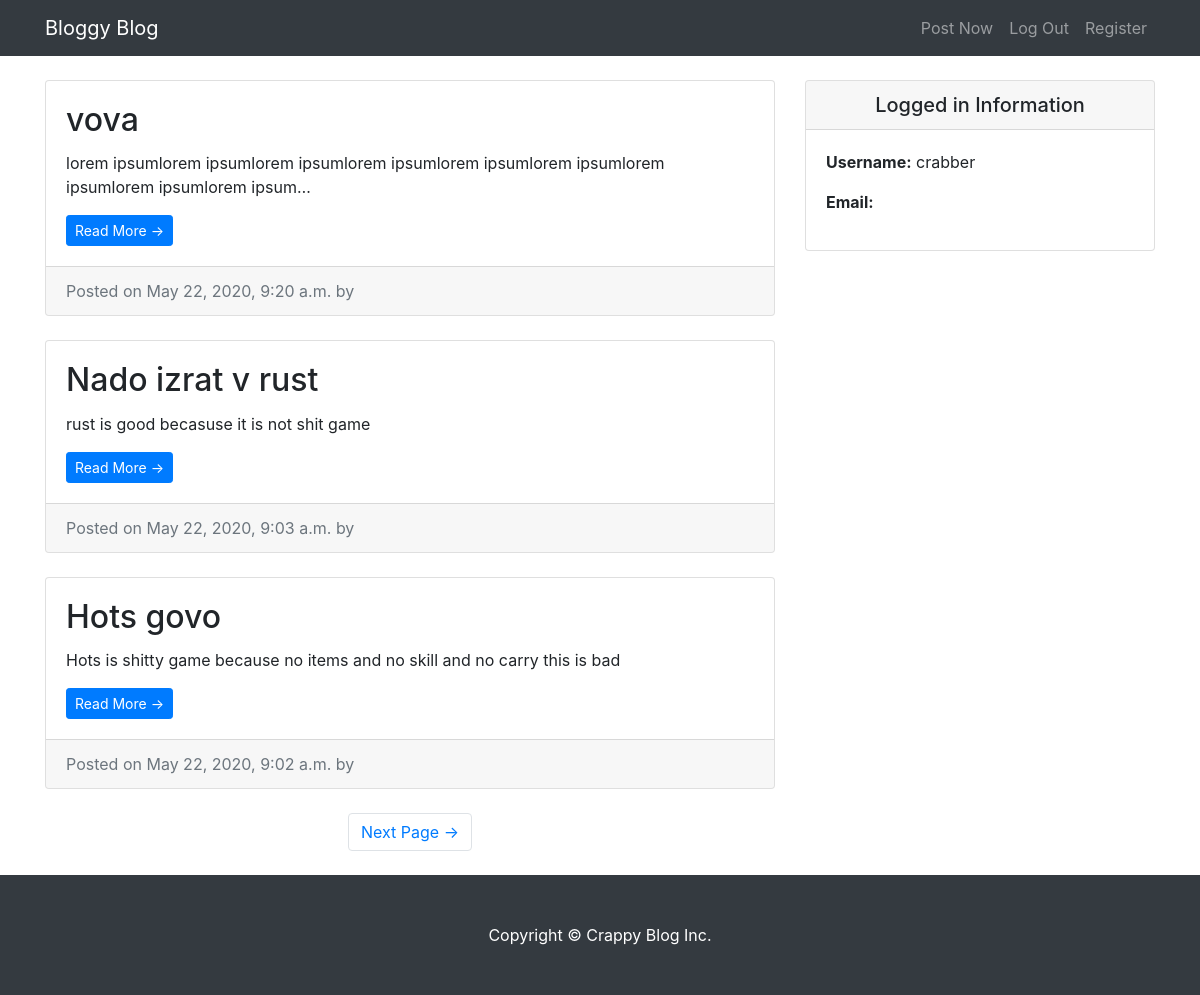
Screenshot of / (signed in) with the database file from the repository.
### entries/models.py (models this page shows, shortened)
class Entry(models.Model):
    entry_title = models.CharField(max_length=50)
    entry_text = models.TextField()
    entry_date = models.DateTimeField(auto_now_add=True)
    entry_auther = models.ForeignKey(User,on_delete=models.CASCADE,null = True)
    class Meta:
        verbose_name_plural = "entries"

### entries/views.py (the view)
# urls.py: path('', HomeView.as_view(), name = 'blog-home'),
class HomeView(LoginRequiredMixin,ListView):
    model = Entry
    template_name = 'entries/index.html'
    context_object_name = "blog_entries"
    ordering = ['-entry_date']
    paginate_by = 3

### entries/templates/entries/index.html (shortened to what this page needs)
{% extends "entries/base.html" %}
 {% block content %}
      <div class="col-md-8">
      {% for entry in blog_entries %}
        <div class="card mb-4 mt-4">
          <div class="card-body">
            <h2 class="card-title">{{ entry.entry_title}}</h2>
            <p class="card-text">{{entry.entry_text|truncatechars:100}}</p>
            <a href="{% url 'entry-detail' entry.pk %}" class="btn btn-primary btn-sm">Read More &rarr;</a>
          </div>
          <div class="card-footer text-muted">
            Posted on {{ entry.entry_date}} by
          </div>
        </div>
        {% endfor %}
        {% if is_paginated %}
        <ul class="pagination justify-content-center mb-4">
          {% if page_obj.has_next %}
          <li class="page-item">
            <a class="page-link" href="?page={{ page_obj.next_page_number}}">Next Page &rarr;</a>
          </li>
          {% endif %}
        </ul>
        {% endif %}
      </div>
      {% endblock%}

### entries/templates/entries/base.html (shortened to what this page needs)
{% load static %}
<!DOCTYPE html>
<html lang="en">
<head>
  <link href="{% static 'entries/vendor/bootstrap/css/bootstrap.min.css' %}" rel="stylesheet">
  <link href="{% static 'entries/css/blog-home.css' %}" rel="stylesheet">
</head>
<body>
  <nav class="navbar navbar-expand-lg navbar-dark bg-dark fixed-top">
    <div class="container">
      <a class="navbar-brand" href="/"> Bloggy Blog</a>
      <div class="collapse navbar-collapse" id="navbarResponsive">
        <ul class="navbar-nav ml-auto">
          <li class="nav-item">
            <a class="nav-link" href="/create_entry">Post Now</a>
          </li>
          <li class="nav-item">
            <a class="nav-link" href="{% url 'logout' %}">Log Out</a>
          </li>
          <li class="nav-item">
            <a class="nav-link" href="/users/register">Register</a>
          </li>
        </ul>
      </div>
    </div>
  </nav>
  <div class="container">
    <div class="row">
    {% block content %} {% endblock%}
    <div class="col-md-4">
      <div class="card my-4">
          <h5 class="card-header text-center">Logged in Information</h5>
          <div class="card-body">
            <ul class="list-unstyled mb-0">
                <li>
                    <p> <strong>Username:</strong> {{user.username}} </p>
                </li>
                <li>
                    <p> <strong>Email:</strong> {{user.email}}</p>
                </li>
            </ul>
          </div>
        </div>
      </div>
    </div>
  </div>
  <footer class="py-5 bg-dark">
    <div class="container">
      <p class="m-0 text-center text-white">Copyright &copy; Crappy Blog Inc.</p>
    </div>
  </footer>
</body>
</html>

### entries/static/entries/css/blog-home.css (style rules this page uses)
body { padding-top: 56px; }

### rows the page displays
Entry: entry_title "vova", entry_text "lorem ipsumlorem ipsumlorem ipsumlorem ipsumlorem ipsumlorem ipsumlorem ipsumlorem ipsumlorem ipsum…", entry_date "May 22, 2020, 9:20 a.m."
Entry: entry_title "Nado izrat v rust", entry_text "rust is good becasuse it is not shit game", entry_date "May 22, 2020, 9:03 a.m."
Entry: entry_title "Hots govo", entry_text "Hots is shitty game because no items and no skill and no carry this is bad", entry_date "May 22, 2020, 9:02 a.m."

### other values shown
{{ user.username }} "crabber"
